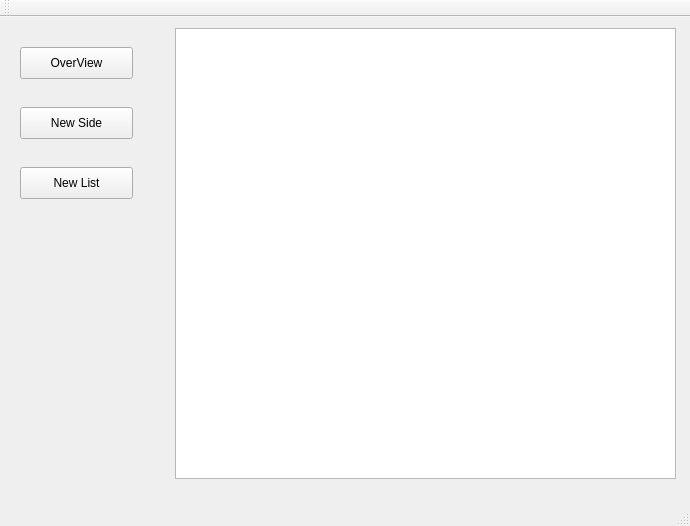
<?xml version="1.0" encoding="UTF-8"?>
<ui version="4.0">
 <class>MainWindow</class>
 <widget class="QMainWindow" name="MainWindow">
  <property name="geometry">
   <rect>
    <x>0</x>
    <y>0</y>
    <width>690</width>
    <height>526</height>
   </rect>
  </property>
  <property name="windowTitle">
   <string>MainWindow</string>
  </property>
  <widget class="QWidget" name="centralWidget">
   <widget class="QPushButton" name="newSite">
    <property name="geometry">
     <rect>
      <x>20</x>
      <y>90</y>
      <width>113</width>
      <height>32</height>
     </rect>
    </property>
    <property name="text">
     <string>New Side</string>
    </property>
   </widget>
   <widget class="QPushButton" name="newList">
    <property name="geometry">
     <rect>
      <x>20</x>
      <y>150</y>
      <width>113</width>
      <height>32</height>
     </rect>
    </property>
    <property name="text">
     <string>New List</string>
    </property>
   </widget>
   <widget class="QListView" name="ItemInList">
    <property name="geometry">
     <rect>
      <x>175</x>
      <y>11</y>
      <width>501</width>
      <height>451</height>
     </rect>
    </property>
   </widget>
   <widget class="QPushButton" name="overView">
    <property name="geometry">
     <rect>
      <x>20</x>
      <y>30</y>
      <width>113</width>
      <height>32</height>
     </rect>
    </property>
    <property name="text">
     <string>OverView</string>
    </property>
   </widget>
  </widget>
  <widget class="QMenuBar" name="menuBar">
   <property name="geometry">
    <rect>
     <x>0</x>
     <y>0</y>
     <width>690</width>
     <height>22</height>
    </rect>
   </property>
  </widget>
  <widget class="QToolBar" name="mainToolBar">
   <attribute name="toolBarArea">
    <enum>TopToolBarArea</enum>
   </attribute>
   <attribute name="toolBarBreak">
    <bool>false</bool>
   </attribute>
  </widget>
  <widget class="QStatusBar" name="statusBar"/>
 </widget>
 <layoutdefault spacing="6" margin="11"/>
 <resources/>
 <connections/>
</ui>
